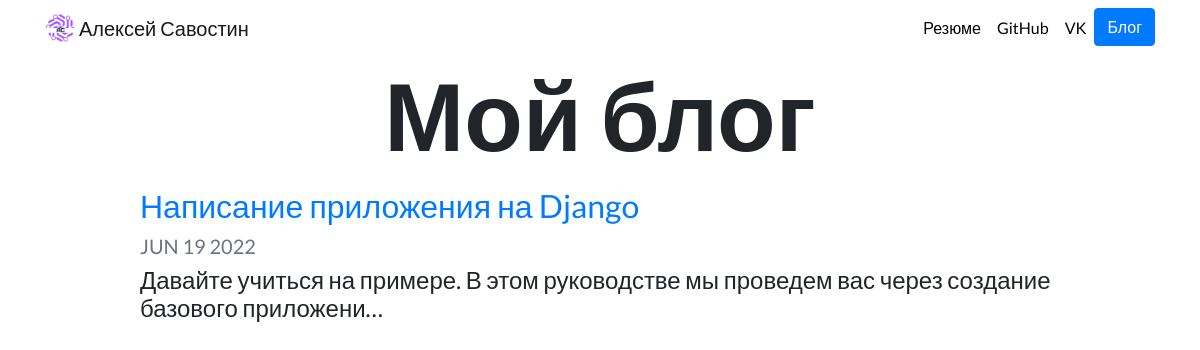
Screenshot of /blog/ with the database file from the repository.
### blog/models.py (models this page shows, shortened)
class Blog(models.Model):
    title = models.CharField(max_length = 200)
    description = models.TextField()
    date = models.DateField()

### blog/views.py (the view)
# urls.py: path('', views.all_blogs, name ='all_blogs'),
def all_blogs(request):
    blogs = Blog.objects.order_by('-date')
    return render(request, 'blog/all_blogs.html', {'blogs': blogs})

### blog/templates/blog/all_blogs.html
{% extends "portfolio/base.html" %}
{% load static %}
{% block content %}
<h1 id="blogtitle" class="font-weight-bold text-center">Мой блог</h1>
{% for blog in blogs %}
<div class="row justify-content-center my-3">
  <div class="col-md-10">
    <a href="{% url 'blog:detail' blog.id %}">
      <h2>{{ blog.title }}</h2>
    </a>
    <h5 class="text-muted">{{ blog.date|date:'M d Y'|upper }}</h5>
    <h4>{{ blog.description|striptags|truncatechars:100 }}</h4>
  </div>
</div>
{% endfor %}
{% endblock %}

### portfolio/static/portfolio/custom.css (style rules this page uses)
body { font-family: 'Lato', sans-serif; }
#blogtitle { font-size: 6rem; }

### rows the page displays
Blog: title "Написание приложения на Django", date "JUN 19 2022", description "Давайте учиться на примере. В этом руководстве мы проведем вас через создание базового приложени…"
